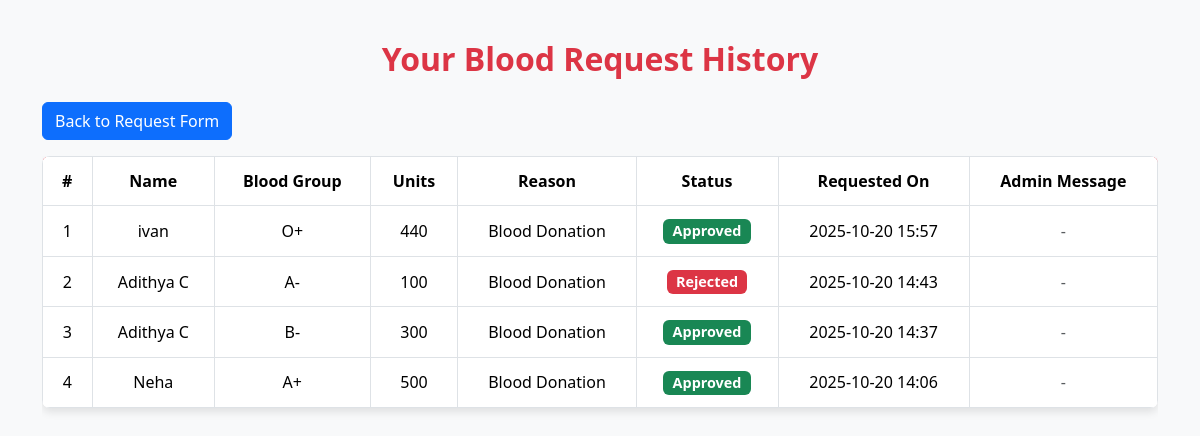
Page /request-history/ (signed in) on the committed database.
### blood_bank_app/models.py (models this page shows, shortened)
class BloodRequest(models.Model):
    ROLE_CHOICES = [('Patient', 'Patient'), ('Hospital', 'Hospital')]
    user = models.ForeignKey(User, on_delete=models.CASCADE, null=True, blank=True)
    fname = models.CharField(max_length=100)
    email = models.EmailField()
    phonenum = models.CharField(max_length=15)
    age = models.PositiveIntegerField()
    reason = models.TextField()
    blood_group = models.CharField(max_length=5)
    units = models.PositiveIntegerField()
    gender = models.CharField(max_length=10)
    role = models.CharField(max_length=20, choices=ROLE_CHOICES, default='Patient')
    status = models.CharField(max_length=20, default='Pending')
    created_at = models.DateTimeField(auto_now_add=True)
    admin_message = models.TextField(blank=True, null=True)

### blood_bank_app/views.py (the view)
# urls.py: path('request-history/', views.patient_request_history, name='request_history'),
@login_required
def patient_request_history(request):
    requests = BloodRequest.objects.filter(user=request.user).order_by('-created_at')
    return render(request, 'patient/request_history.html', {'requests': requests})

### blood_bank_app/templates/patient/request_history.html (shortened to what this page needs)
<!DOCTYPE html>
<html lang="en">
<head>
    <link href="https://cdn.jsdelivr.net/npm/bootstrap@5.3.3/dist/css/bootstrap.min.css" rel="stylesheet">
</head>
<body>
<div class="container">
   <h2 class="text-center text-danger mb-4">Your Blood Request History</h2>
    <a href="{% url 'requestform' %}" class="btn btn-primary mb-3">Back to Request Form</a>
   <div class="table-responsive">
       <table class="table table-bordered text-center align-middle">
           <thead>
               <tr>
                   <th>#</th>
                   <th>Name</th>
                   <th>Blood Group</th>
                   <th>Units</th>
                   <th>Reason</th>
                   <th>Status</th>
                   <th>Requested On</th>
                   <th>Admin Message</th>
               </tr>
           </thead>
           <tbody>
               {% for req in requests %}
               <tr>
                   <td>{{ forloop.counter }}</td>
                   <td>{{ req.fname }}</td>
                   <td>{{ req.blood_group }}</td>
                   <td>{{ req.units }}</td>
                   <td>{{ req.reason }}</td>
                   <td>
                       {% if req.status == 'Accepted' %}
                           <span class="badge bg-success">Approved</span>
                       {% elif req.status == 'Rejected' %}
                           <span class="badge bg-danger">Rejected</span>
                       {% else %}
                           <span class="badge bg-warning text-dark">Pending</span>
                       {% endif %}
                   </td>
                   <td>{{ req.created_at|date:"Y-m-d H:i" }}</td>
                   <td>
                    {% if request.admin_message %}
                        <span class="text-warning">{{ request.admin_message }}</span>
                    {% else %}
                        <span class="text-muted">-</span>
                    {% endif %}
                    </td>
               </tr>
               {% empty %}
               <tr>
                   <td colspan="7" class="no-data">No requests yet.</td>
               </tr>
               {% endfor %}
           </tbody>
       </table>
   </div>
</div>
</body>
</html>

### blood_bank_app/templates/patient/request_history.html (style rules this page uses)
body { background-color: #f8f9fa; font-family: 'Segoe UI', Tahoma, Geneva, Verdana, sans-serif; }
h2 { margin-top: 40px; font-weight: 700; }
table { background-color: #fff; box-shadow: 0 4px 8px rgba(0,0,0,0.1); border-radius: 8px; overflow: hidden; }
thead { background-color: #dc3545 !important; color: white; }
th, td { vertical-align: middle !important; }
.badge { font-size: 0.9em; }
.table td, .table th { padding: 12px 15px; }

### rows in the picture
BloodRequest: fname "ivan", blood_group "O+", units "440", reason "Blood Donation", status "Approved", created_at "2025-10-20 15:57"
BloodRequest: fname "Adithya C", blood_group "A-", units "100", reason "Blood Donation", status "Rejected", created_at "2025-10-20 14:43"
BloodRequest: fname "Adithya C", blood_group "B-", units "300", reason "Blood Donation", status "Approved", created_at "2025-10-20 14:37"
BloodRequest: fname "Neha", blood_group "A+", units "500", reason "Blood Donation", status "Approved", created_at "2025-10-20 14:06"
